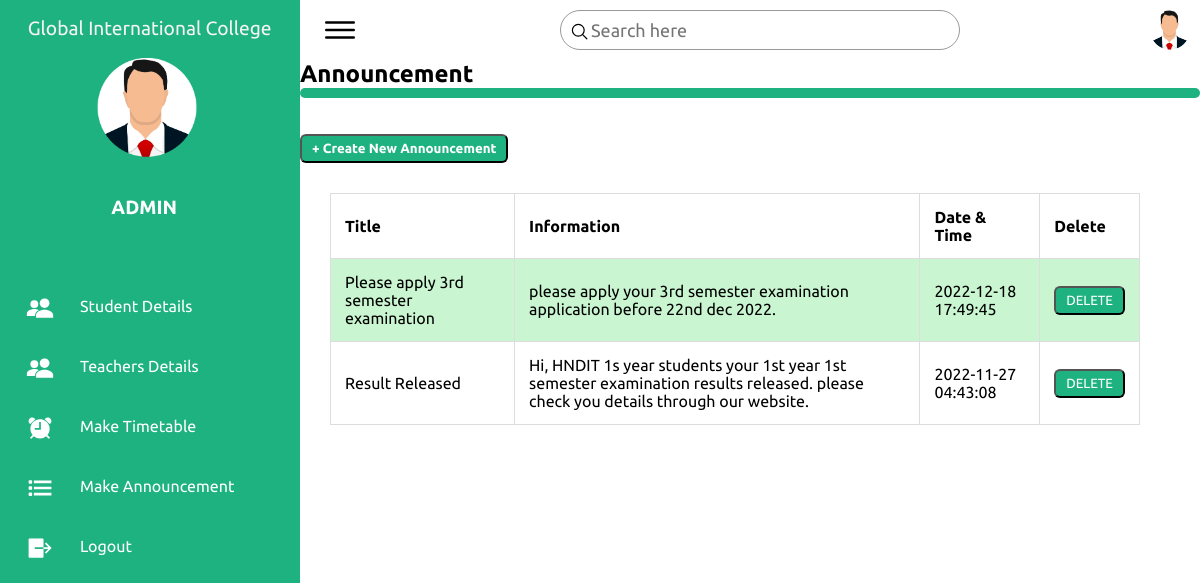
The page /announcement.php (signed in) on the database its author committed.
### tables this page shows
CREATE TABLE IF NOT EXISTS `store_ann` (
  `id` int NOT NULL AUTO_INCREMENT,
  `title` varchar(50) NOT NULL,
  `desc1` varchar(150) NOT NULL,
  `date1` timestamp NULL DEFAULT NULL,
  PRIMARY KEY (`id`),
  UNIQUE KEY `tittle` (`title`)
);

### adminfetch_announcement.php (the view, shortened to what this page needs)
<?php
    require('config.php');
    $query = "SELECT title,desc1,date1 FROM store_ann ORDER BY  id DESC";
    $result = mysqli_query($connection , $query);
    $numrow = mysqli_num_rows($result);
    if($numrow > 0 )
    {
       echo '<table class = "stu_table">';
       echo '<tr>';
       echo '<th>Title</th>';
       echo '<th>Information</th>';
       echo '<th>Date & Time</th>';
       echo '<th>Delete</th>';
       echo '</tr>';
       while ($row = mysqli_fetch_assoc ($result))
       {
        ?>
        <body>
        <tr>
        <td> <?php echo $row ['title']; ?> </td>
        <td> <?php echo $row ['desc1']; ?> </td>
        <td> <?php echo $row ['date1']; ?> </td>
        <td>
        <form action="delete_announcement.php" method="post">
                <button type="submit" name="delete" value="<?=$row['title'] ?>" class="btn btn-danger">DELETE</bu>
            </form>
        </td>
       </tr>
<?php
       }
    }
    else
    {
        echo "<script> alert ('Records Not Found') </script>";
    }
?>

### DashBoard.css (style rules this page uses)
* { margin: 0; padding: 0; box-sizing: border-box; font-family: 'Ubuntu', sans-serif; }
:root { --blue: #1fb281; --white: #fff; --grey: #f5f5f5; --black1: #222; --blcack2: #999; }
body { min-height: 100vh; overflow: hidden; }
.btn { position: relative; padding: 5px 10px; background: var(--blue); text-decoration: none; color: var(--white); border-radius: 6px; }

### adminfetch_announcement.php (style rules this page uses)
.stu_table { margin-top: 30px; margin-bottom: 50px; font-family: arial, sans-serif; border-collapse: collapse; margin-left: 30px; width: 90%; }
td, th { border: 1px solid #dddddd; text-align: left; padding: 14px; }
tr:nth-child(even) { background-color: #c9f5d0; }

### rows shown on the page
store_ann: title "Please apply 3rd semester examination", desc1 "please apply your 3rd semester examination application before 22nd dec 2022.", date1 "2022-12-18 17:49:45"
store_ann: title "Result Released", desc1 "Hi, HNDIT 1s year students your 1st year 1st semester examination results released. please check you details through our website.", date1 "2022-11-27 04:43:08"
